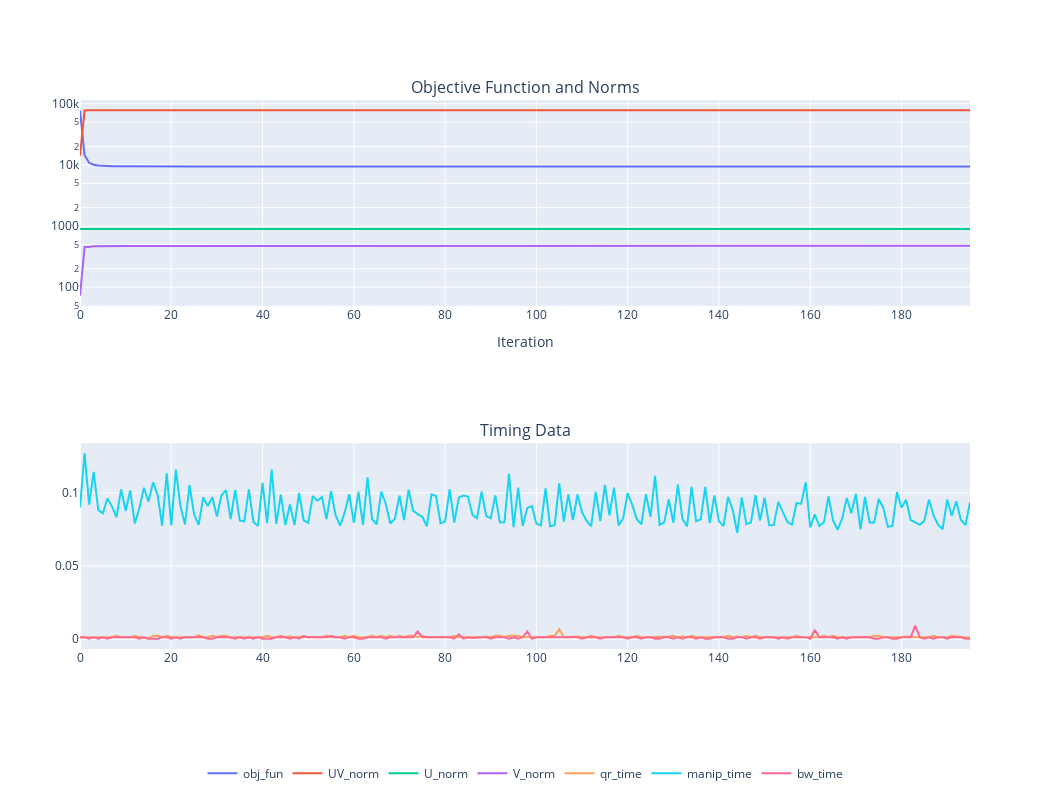

Here is the notebook cell this chart was saved with:
### Code cell
plot_dataframe('horse001_10_uniform', True)

### Figure 1 — Plotly figure (JSON) as saved in the notebook; plotly's stock layout.template omitted (floating-point values rounded to 4 significant figures; data arrays with more than 128 entries replaced by an {"elided": "..."} marker saying what was removed)
{"data": [{"hoverinfo": "text", "mode": "lines", "name": "obj_fun", "text": {"elided": "196 str values"}, "type": "scatter", "x": {"elided": "196 int values"}, "xaxis": "x", "y": {"elided": "196 float values"}, "yaxis": "y"}, {"hoverinfo": "text", "mode": "lines", "name": "UV_norm", "text": {"elided": "196 str values"}, "type": "scatter", "x": {"elided": "196 int values"}, "xaxis": "x", "y": {"elided": "196 float values"}, "yaxis": "y"}, {"hoverinfo": "text", "mode": "lines", "name": "U_norm", "text": {"elided": "196 str values"}, "type": "scatter", "x": {"elided": "196 int values"}, "xaxis": "x", "y": {"elided": "196 float values"}, "yaxis": "y"}, {"hoverinfo": "text", "mode": "lines", "name": "V_norm", "text": {"elided": "196 str values"}, "type": "scatter", "x": {"elided": "196 int values"}, "xaxis": "x", "y": {"elided": "196 float values"}, "yaxis": "y"}, {"hoverinfo": "text", "mode": "lines", "name": "qr_time", "text": {"elided": "196 str values"}, "type": "scatter", "x": {"elided": "196 int values"}, "xaxis": "x2", "y": {"elided": "196 float values"}, "yaxis": "y2"}, {"hoverinfo": "text", "mode": "lines", "name": "manip_time", "text": {"elided": "196 str values"}, "type": "scatter", "x": {"elided": "196 int values"}, "xaxis": "x2", "y": {"elided": "196 float values"}, "yaxis": "y2"}, {"hoverinfo": "text", "mode": "lines", "name": "bw_time", "text": {"elided": "196 str values"}, "type": "scatter", "x": {"elided": "196 int values"}, "xaxis": "x2", "y": {"elided": "196 float values"}, "yaxis": "y2"}], "layout": {"annotations": [{"font": {"size": 16}, "showarrow": false, "text": "Objective Function and Norms", "x": 0.5, "xanchor": "center", "xref": "paper", "y": 1, "yanchor": "bottom", "yref": "paper"}, {"font": {"size": 16}, "showarrow": false, "text": "Timing Data", "x": 0.5, "xanchor": "center", "xref": "paper", "y": 0.375, "yanchor": "bottom", "yref": "paper"}], "height": 800, "legend": {"orientation": "h", "x": 0.5, "xanchor": "center", "y": -0.2, "yanchor": "top"}, "width": 1050, "xaxis": {"anchor": "y", "domain": [0, 1], "title": {"text": "Iteration"}}, "xaxis2": {"anchor": "y2", "domain": [0, 1]}, "yaxis": {"anchor": "x", "domain": [0.625, 1], "type": "log"}, "yaxis2": {"anchor": "x2", "domain": [0, 0.375]}}}
